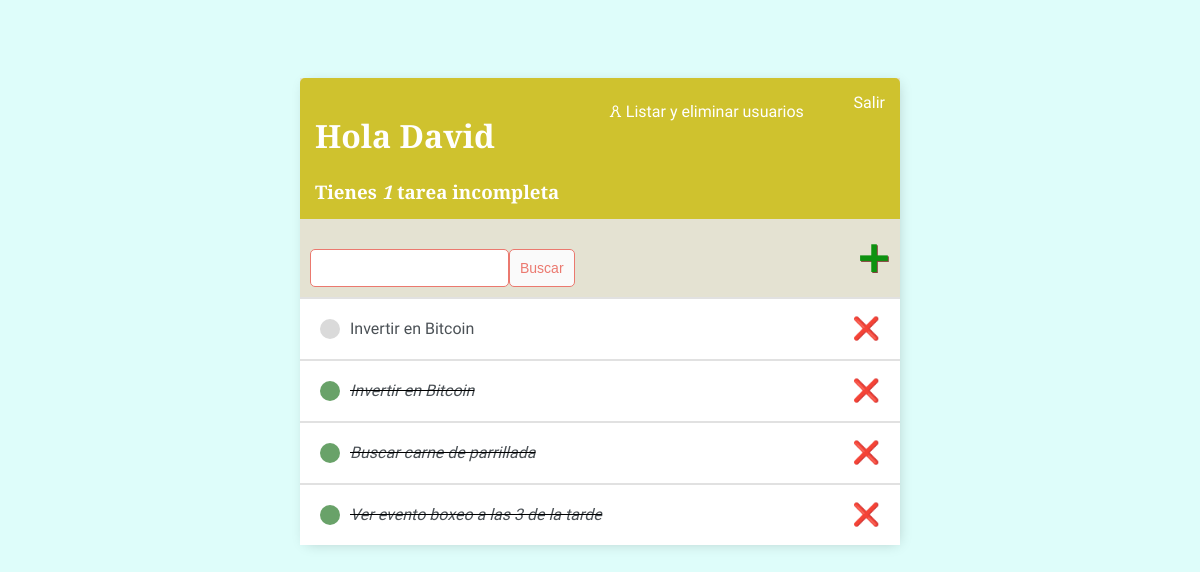
The app's page / (signed in) with its own data.
### base/models.py (models this page shows)
class Tarea(models.Model):
    usuario = models.ForeignKey(User, on_delete=models.CASCADE, null=True, blank=True)
    titulo = models.CharField(max_length=200)
    descripcion = models.TextField(null=True, blank=True)
    completo = models.BooleanField(default=False)
    creado = models.DateTimeField(auto_now_add=True)
    def __str__(self):
        return self.titulo
    class Meta:
        ordering = ['completo']

### base/views.py (the view)
# urls.py: path('', ListaPendientes.as_view(), name='tareas'),
class ListaPendientes(LoginRequiredMixin, ListView):
    model = Tarea
    context_object_name = 'tareas'
    def get_context_data(self, **kwarg):
        context = super().get_context_data(**kwarg)
        context['tareas'] = context['tareas'].filter(usuario=self.request.user)
        context['count'] = context['tareas'].filter(completo=False).count()
        valor_buscado = self.request.GET.get('area-buscar') or ''
        if valor_buscado:
            context['tareas'] = context['tareas'].filter(titulo__icontains=valor_buscado)
        context['valor_buscado'] = valor_buscado
        return context

### base/templates/base/tarea_list.html
{% extends 'base/principal.html' %}
{% block content %}
<div class="barra-superior">
    <div>
        <h1>Hola {{request.user|title}}</h1>
        <h3 style="margin:0">Tienes <i>{{count}}</i> tarea{{count|pluralize}} incompleta{{count|pluralize}}</h3>
    </div>
    {% if request.user.is_authenticated %}
        {% if request.user.is_superuser %}
            <a href="{% url 'lista_usuarios' %}">&#x1F736; Listar y eliminar usuarios</a>
        {% endif %}
        <a href="{% url 'logout' %}">Salir</a>
    {% else %}
        <a href="{% url 'login' %}">Ingresar</a>
    {% endif %}
</div>
<div id="envoltorio-agregar-buscar">
    <form method="GET" style="margin-top: 20px; display: flex;">
        <input type="text" name="area-buscar" value="{{valor_buscado}}">
        <input class="boton" type="submit" value="Buscar">
    </form>
    <a id="enlace-agregar" href="{% url 'crear-tarea' %}">&#x1F7A5;</a>
</div>
<div class="envoltorio-items-tarea">
    {% for tarea in tareas %}
    <div class="envoltorio-tarea">
        {% if tarea.completo %}
        <div class="titulo-tarea">
            <div class="icono-tarea-completa"></div>
            <i><s><a href="{% url 'editar-tarea' tarea.id %}">{{tarea}}</a></s></i>
        </div>
        <a class="enlace-eliminar" href="{% url 'eliminar-tarea' tarea.id %}">&#x274C;</a>
        {% else %}
        <div class="titulo-tarea">
            <div class="icono-tarea-incompleta"></div>
            <a href="{% url 'editar-tarea' tarea.id %}">{{tarea}}</a>
        </div>
        <a class="enlace-eliminar" href="{% url 'eliminar-tarea' tarea.id %}">&#x274C;</a>
        {% endif %}
    </div>
    {% empty %}
    <h3>No hay elementos en esta lista</h3>
    {% endfor %}
</div>
{% endblock content %}

### base/templates/base/principal.html (style rules this page uses)
body { background-color: #DEFDFA; font-family: 'Gabarito', cursive; padding-top: 70px; }
h1, h2, h3, h4, h5, h6 { font-family: 'Young Serif', serif; }
a, p { color: #717171; }
.barra-superior { display: flex; justify-content: space-between; color: #ffffff; padding: 15px; border-radius: 5px 5px 0 0; background: linear-gradient(90deg, #BEB446, 0%, #CFC22E, 43%, #CFC22E 100%); }
.barra-superior a { color: rgb(255, 255, 255); text-decoration: none; }
.envoltorio-tarea { display: flex; align-items: center; justify-content: space-between; padding: 20px; background-color: #ffffff; border-top: 2px solid rgb(225, 225, 225); }
.titulo-tarea { display: flex; }
.titulo-tarea a { text-decoration: none; color: #4B5156; margin-left: 10px; }
.icono-tarea-completa { height: 20px; width: 20px; background-color: rgb(105, 162, 105); border-radius: 50px; }
.icono-tarea-incompleta { height: 20px; width: 20px; background-color: rgb(218, 218, 218); border-radius: 50px; }
.enlace-eliminar { text-decoration: none; font-weight: 900; color: #EA4220; font-size: 22px; line-height: 0; }
#envoltorio-agregar-buscar { display: flex; justify-content: space-between; align-items: center; padding: 10px; }
#enlace-agregar { color: #0D9210; text-decoration: none; font-size: 42px; text-shadow: 1px 1px #81413B; }
input[type=text], input[type=password], textarea { border: 1px solid #EB796F; border-radius: 5px; padding: 10px; width: 90%; }
.boton { border: 1px solid #EB796F; background-color: #FAFAFA; color: #EB796F; padding: 10px; font-size: 14px; border-radius: 5px; cursor: pointer; text-decoration: none; }

### records on screen
Tarea: titulo "Invertir en Bitcoin"
Tarea: titulo "Invertir en Bitcoin"
Tarea: titulo "Buscar carne de parrillada"
Tarea: titulo "Ver evento boxeo a las 3 de la tarde"

### other values on screen
{{ request.user|title }} "David"
{{ count }} "1"
